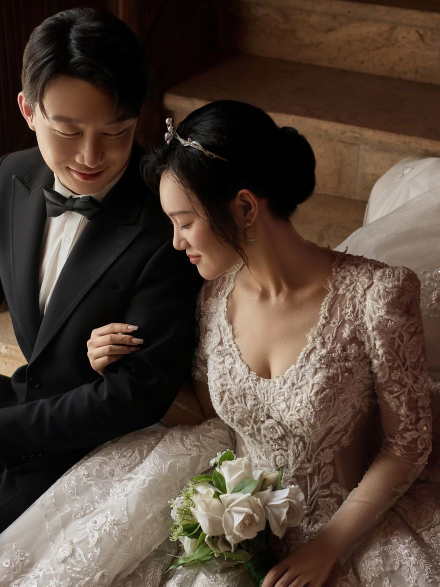
#> input picture vertical/assets/img/book-01.jpg, 880 x 1173 px, found by its file name (shown at 1/2 size)
$ python preview_src.py ../assets/img/book-01.jpg
#> lines starting #> are read from the running program, lines starting #| are printed output that depends on the picture
# -*- coding: utf-8 -*-
"""预览指定源图的构图（带坐标网格），用于确定裁切锚点。"""
import os
import sys
from PIL import Image, ImageDraw, ImageOps

SRC = "D:/BaiduNetdiskDownload/精修 -二次"
OUT = os.path.join(os.path.dirname(os.path.dirname(os.path.abspath(__file__))), "_shot")

for src in sys.argv[1:]:
    im = ImageOps.exif_transpose(Image.open(os.path.join(SRC, src))).convert("RGB")
#> im is the input picture: PIL image 880x1173 RGB; mean R, G, B 81.4, 65.8, 55
    W, H = im.size
#> W = 880; H = 1173
    v = im.resize((1000, round(1000 * H / W)), Image.LANCZOS)
    d = ImageDraw.Draw(v)
    for i in range(1, 10):
        x = i * v.size[0] // 10
        d.line([(x, 0), (x, v.size[1])], fill=(255, 70, 70), width=1)
        d.text((x + 3, 4), "%.1f" % (i / 10), fill=(255, 220, 120))
    for i in range(1, 6):
        y = i * v.size[1] // 6
        d.line([(0, y), (v.size[0], y)], fill=(90, 180, 255), width=1)
        d.text((4, y + 3), "%.2f" % (i / 6), fill=(140, 210, 255))
    name = os.path.splitext(src)[0]
    v.save(os.path.join(OUT, "_src-%s.png" % name))
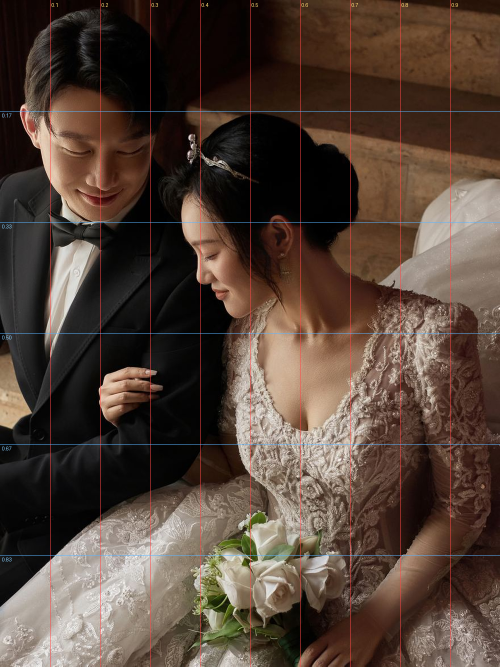
#> saved as book-01.png: PIL image 1000x1333 RGB (shown at 1/2 size); mean R, G, B 83.1, 66.3, 56
    print(src, im.size, "ratio", round(W / H, 3))
#| ../assets/img/book-01.jpg (880, 1173) ratio 0.75

$ run again, on vertical/assets/img/book-03.jpg
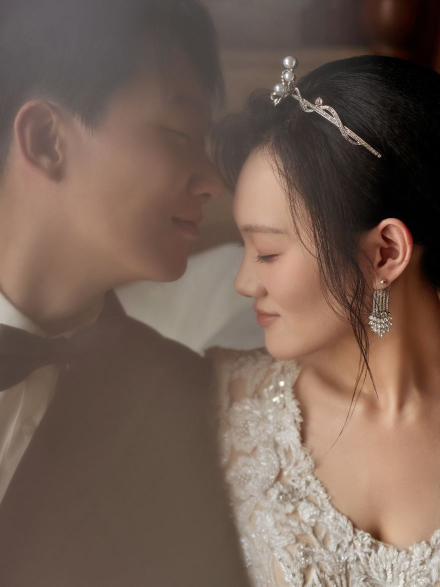
#> input picture vertical/assets/img/book-03.jpg, 880 x 1173 px, found by its file name (shown at 1/2 size)
#> im is the input picture: PIL image 880x1173 RGB; mean R, G, B 115.8, 95.1, 83.5
#> `v.save(os.path.join(OUT, "_src-%s.png" % name))`:
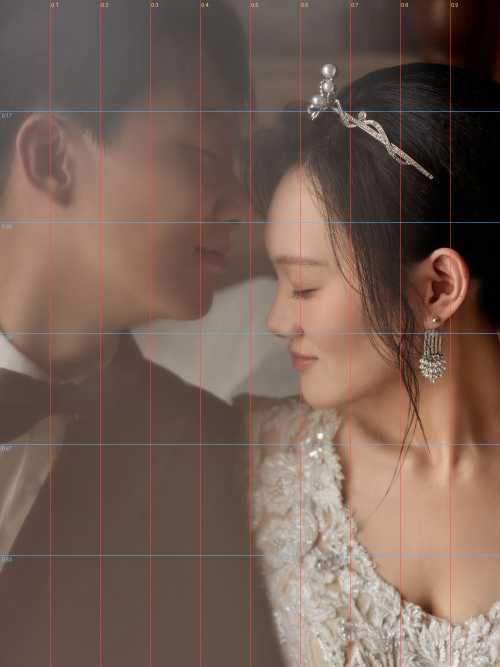
#> saved as book-03.png: PIL image 1000x1333 RGB (shown at 1/2 size); mean R, G, B 116.9, 95.2, 84
#| ../assets/img/book-03.jpg (880, 1173) ratio 0.75

$ run again, on vertical/assets/img/book-04.jpg
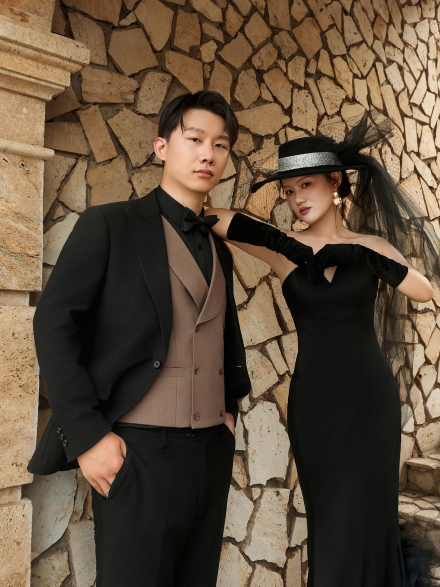
#> input picture vertical/assets/img/book-04.jpg, 880 x 1173 px, found by its file name (shown at 1/2 size)
#> im is the input picture: PIL image 880x1173 RGB; mean R, G, B 96.2, 78.6, 60.5
#> `v.save(os.path.join(OUT, "_src-%s.png" % name))`:
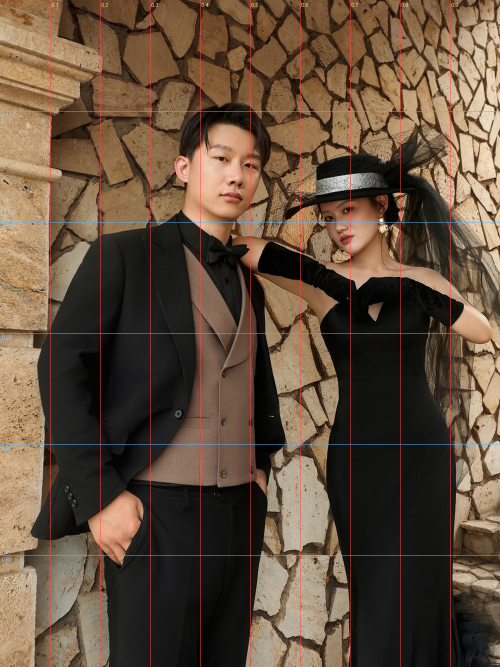
#> saved as book-04.png: PIL image 1000x1333 RGB (shown at 1/2 size); mean R, G, B 97.7, 79, 61.5
#| ../assets/img/book-04.jpg (880, 1173) ratio 0.75

$ run again, on vertical/assets/img/book-05.jpg
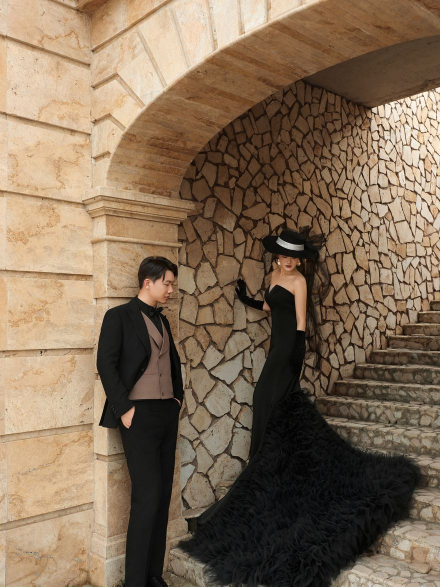
#> input picture vertical/assets/img/book-05.jpg, 880 x 1173 px, found by its file name (shown at 1/2 size)
#> im is the input picture: PIL image 880x1173 RGB; mean R, G, B 130.5, 109.4, 87.2
#> `v.save(os.path.join(OUT, "_src-%s.png" % name))`:
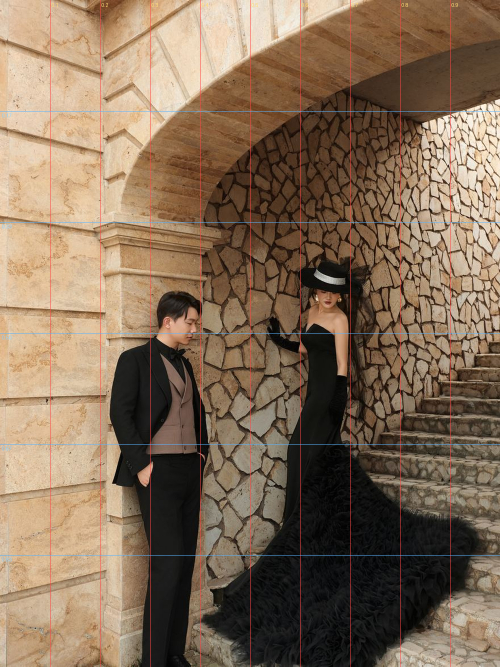
#> saved as book-05.png: PIL image 1000x1333 RGB (shown at 1/2 size); mean R, G, B 131.5, 109.4, 87.7
#| ../assets/img/book-05.jpg (880, 1173) ratio 0.75
